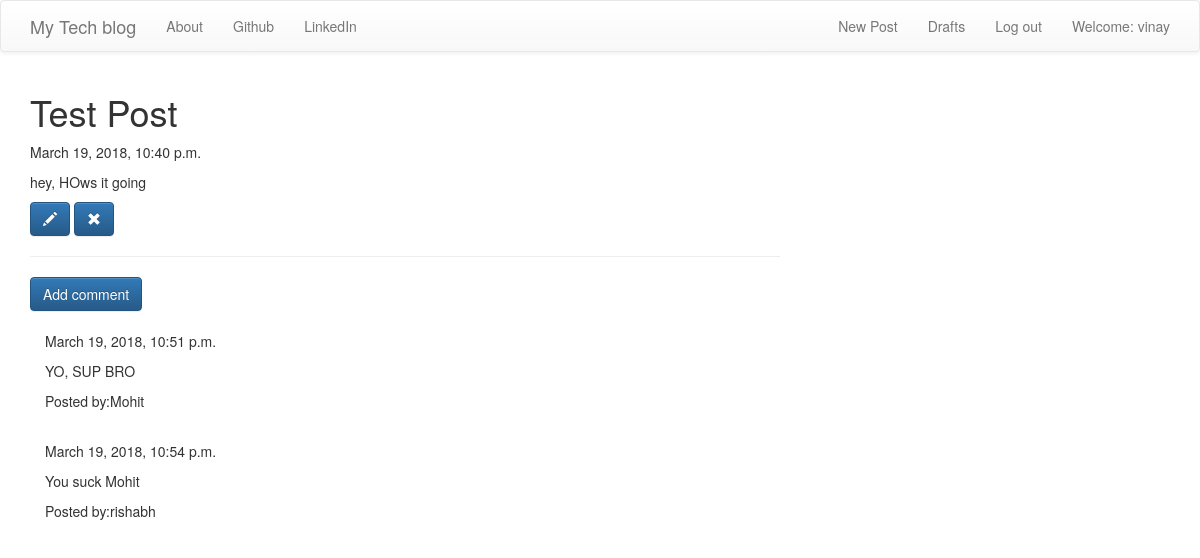
Screenshot of /post/3 (signed in) with the database file from the repository.
### blog/models.py (models this page shows, shortened)
class Post(models.Model):
    author = models.ForeignKey('auth.User')
    title = models.CharField(max_length=200)
    text = models.TextField()
    created_date = models.DateTimeField(default=timezone.now)
    published_date = models.DateTimeField(blank=True, null=True)

class Comment(models.Model):
    post = models.ForeignKey('blog.Post', related_name='comments')
    author = models.CharField(max_length=200)
    text = models.TextField()
    created_date = models.DateTimeField(default=timezone.now)
    approved_comment = models.BooleanField(default=False)

### blog/views.py (the view)
# urls.py: url(r'^post/(?P<pk>\d+)$', views.PostDetailView.as_view(), name='post_detail'),
class PostDetailView(DetailView):
    model = Post

### blog/templates/blog/post_detail.html (shortened to what this page needs)
{%extends "blog/base.html"%}
{%block content%}
<h1 class="posttitle loader">{{post.title}}</h1>
{% if post.published_date%}
<div class="date postdate">
    {{post.published_date}}
</div>
{% else %}
<a class="btn btn-default" href="{% url 'post_publish' pk=post.pk%}">Publish</a>
{%endif%}
<p class="postcontent">{{post.text|safe|linebreaksbr}}</p>
{%if user.is_authenticated and post.author == user %}
<a class="btn btn-primary" href="{%url 'post_edit' pk=post.pk%}">
    <span class="glyphicon glyphicon-pencil"></span>
</a>
<a class="btn btn-primary" href="{%url 'post_remove' pk=post.pk%}">
    <span class="glyphicon glyphicon-remove"></span>
</a>
{%endif%}
<hr>
<a href="{%url 'add_comment_to_post' pk=post.pk%}" class="btn btn-primary">Add comment</a>
<div class="container">
    {%for comment in post.comments.all%}
    <br>
    {% if user.is_authenticated or comment.approved_comment%}
    {{comment.created_date}}
    <p>{{comment.text|safe|linebreaks}}</p>
    <p>Posted by:{{comment.author}}</p>
    {%endif%}
    {%empty%}
    <p>no comments</p>
    {%endfor%}
</div>
{%endblock%}

### blog/templates/blog/base.html (shortened to what this page needs)
<!DOCTYPE html>
{% load staticfiles %}
<html>
    <head>
        <link rel="stylesheet" href="https://maxcdn.bootstrapcdn.com/bootstrap/3.3.7/css/bootstrap.min.css">
        <link rel="stylesheet" href="https://maxcdn.bootstrapcdn.com/bootstrap/3.3.7/css/bootstrap-theme.min.css">
        <link rel="stylesheet" href="//cdn.jsdelivr.net/medium-editor/latest/css/medium-editor.min.css" type="text/css" media="screen" charset="utf-8">
        <link rel="stylesheet" href="{% static 'css/blog.css' %}">
<body class='loader'>
  <nav class="navbar navbar-default techfont custom-navbar">
    <div class="container">
      <ul class="nav navbar-nav">
        <li><a class='navbar-brand bigbrand' href="{% url 'post_list' %}">My Tech blog</a></li>
        <li><a href="{% url 'about'%}">About</a></li>
        <li><a href="https://www.github.com">Github</a></li>
        <li><a href="https://www.linkedin.com">LinkedIn</a></li>
      </ul>
      <ul class="nav navbar-nav navbar-right">
        {% if user.is_authenticated %}
        <li>
          <a href="{% url 'post_new' %}" >New Post</a>
        </li>
        <li>
          <a href="{% url 'post_draft_list' %}">Drafts</a>
        </li>
        <li>
          <a href="{% url 'logout' %}" >Log out</a>
        </li>
        <li>
          <a >Welcome: {{ user.username }}</a>
        </li>
          {% else %}
          <li><a class='nav navbar-right' href="{% url 'signup' %}" >signup</a></li>
          <li><a class='nav navbar-right' href="{% url 'login' %}" ><span class="glyphicon glyphicon-user"></span></a></li>
        {% endif %}
      </ul>
  </div>
</nav>
        <div class="content container">
            <div class="row">
                <div class="col-md-8">
                  <div class="blog_posts">
                    {% block content %}
                    {% endblock %}
                  </div>
                </div>
            </div>
        </div>
</body>
</html>

### blog/static/css/blog.css (style rules this page uses)
.loader { filter:hue-rotate(0deg); color:linear-gradient(45deg,#0f8,#08f); animation:hue 10000ms infinite linear; }

### rows the page displays
Post: title "Test Post", published_date "March 19, 2018, 10:40 p.m.", text "hey, HOws it going"
Comment: created_date "March 19, 2018, 10:51 p.m.", text "YO, SUP BRO", author "Mohit"
Comment: created_date "March 19, 2018, 10:54 p.m.", text "You suck Mohit", author "rishabh"

### other values shown
{{ user.username }} "vinay"
